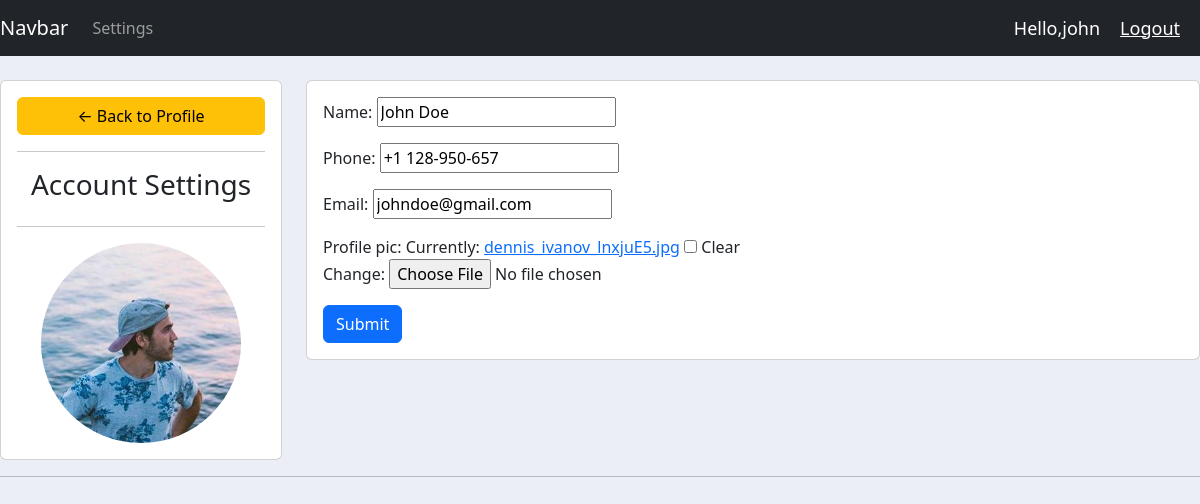
/account/ (signed in), run on the app's committed database.
### accounts/models.py (models this page shows, shortened)
class Customer(models.Model):
    user = models.OneToOneField(User, null=True, blank=True, on_delete= models.CASCADE )
    name = models.CharField(max_length=200, null=True)
    phone = models.CharField(max_length=200,null=True)
    email = models.CharField(max_length=200 ,null=True)
    profile_pic = models.ImageField(default="profile1.png" ,null=True, blank=True)
    date_created = models.DateTimeField(auto_now_add=True)

### accounts/decorators.py (the view)
        def wrapper_func(request, *args, **kwargs):
            group = None
            if request.user.groups.exists():
                group = request.user.groups.all()[0].name
            if group in allowed_roles:
                return view_func(request, *args, **kwargs)
            else:
                return HttpResponse('You are not authorized to view this page')

### accounts/forms.py
class CustomerForm(ModelForm):
    class Meta:
        model = Customer
        fields = '__all__'
        exclude = ['user']

### accounts/views.py (called while the page is built)
@login_required(login_url='login')
@allowed_users(allowed_roles=['customer'])
def accountSettings(request):
    customer = request.user.customer
    form = CustomerForm(instance=customer)
    if request.method == 'POST':
        form = CustomerForm(request.POST, request.FILES, instance=customer)
        if form.is_valid():
            form.save()
            return redirect
    context = {'form': form}
    return render(request, 'accounts/account_settings.html', context)

### accounts/templates/accounts/account_settings.html (shortened to what this page needs)
{%  extends 'accounts/main.html' %}
{% load static %}
{% block content %}
<br>
<div class="row">
	<div class="col-md-3">
		<div class="card card-body">
			<a class="btn btn-warning" href="{% url 'home' %}"> &#8592; Back to Profile</a>
			<hr>
			<h3 style="text-align: center">Account Settings</h3>
			<hr>
			<img class="profile-pic" src="{{ request.user.customer.profile_pic.url }}" >
		</div>
	</div>
	<div class="col-md-9">
		<div class="card card-body">
			<form method="POST" action="" enctype="multipart/form-data">
                {{ form.as_p }}
			<input class="btn btn-primary" type="submit" name="Update Information">
			</form>
		</div>
	</div>
</div>
{% endblock %}

### accounts/templates/accounts/navbar.html (shortened to what this page needs)
{% load static %}
<nav class="navbar navbar-expand-lg navbar-dark bg-dark">
    <a class="navbar-brand" href="#">Navbar</a>
    <div class="collapse navbar-collapse" id="navbarNav">
      <ul class="navbar-nav">
        {% if request.user.is_staff %}
        <li class="nav-item active">
          <a class="nav-link" href="{% url 'home' %}">Dashboard</a>
        </li>
        <li class="nav-item">
          <a class="nav-link" href="{% url 'products' %}">Products</a>
        </li>
        {% else %}
        <li class="nav-item">
          <a class="nav-link" href="{% url 'account' %}">Settings</a>
        </li>
        {% endif %}
      </ul>
    </div>
    <span class="hello-msg">Hello,{{ request.user }}</span>
    <span><a class="hello-msg" href="{% url 'logout' %}">Logout</a></span>
</nav>

### static/css/main.css (style rules this page uses)
body { background-color: #ebeff5; }

### accounts/templates/accounts/navbar.html (style rules this page uses)
.hello-msg { font-size: 18px; color: #fff; margin-right: 20px; }

### accounts/templates/accounts/account_settings.html (style rules this page uses)
.profile-pic { max-width: 200px; max-height:200px; margin: 0 auto; border-radius: 50%; }

### data on the page
Customer: name "John Doe", phone "+1 128-950-657", email "johndoe@gmail.com"

### other printed values
{{ request.user }} "john"
